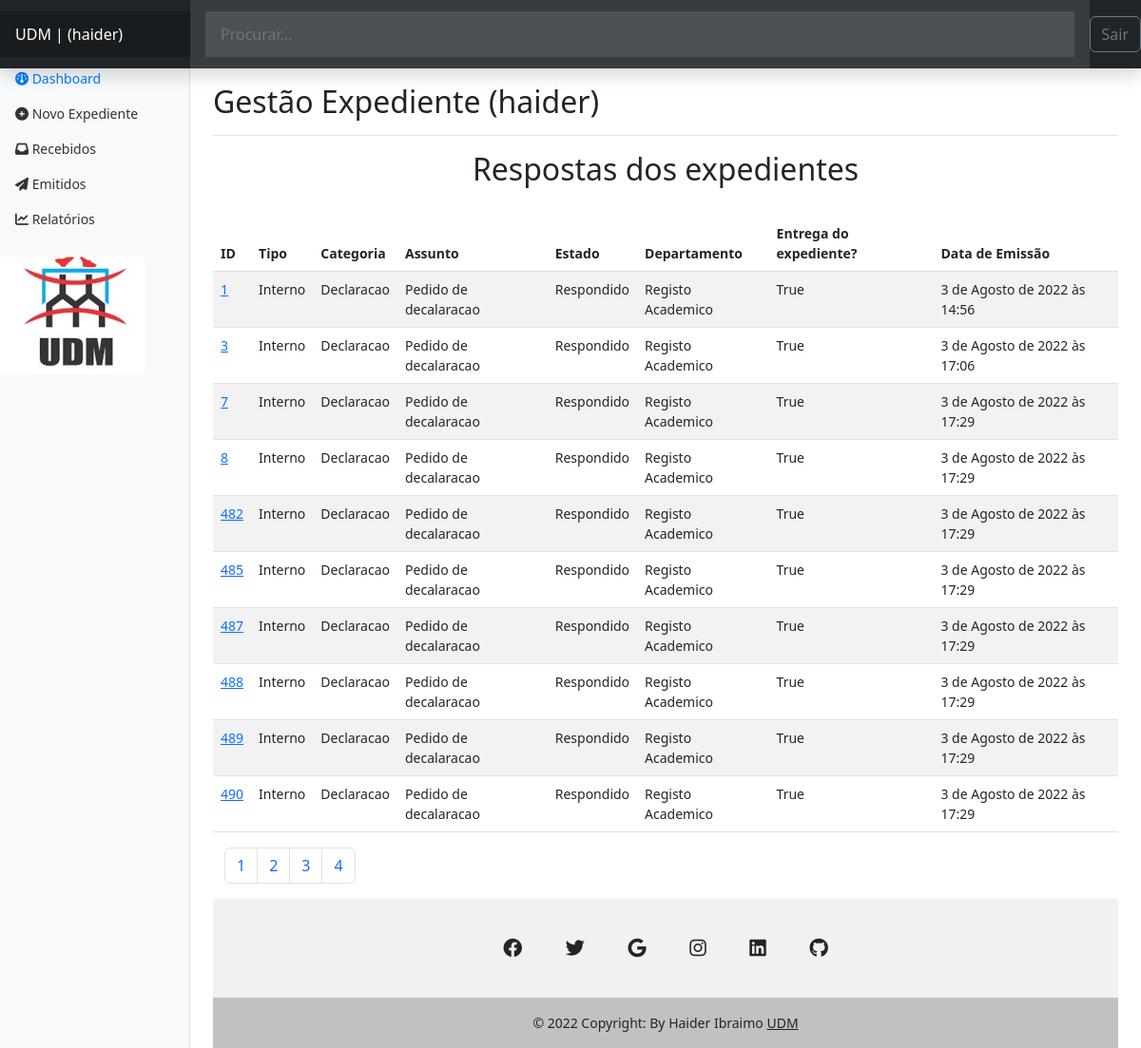
The app's page /authors/dashbord/expedient/recebidos (signed in) with its own data.
### expedient/models.py (models this page shows, shortened)
class Expedient(models.Model):
    numero_Ex = models.IntegerField()
    tipo = models.CharField(max_length=50)
    departamento = models.CharField(max_length=100)
    categoria = models.CharField(max_length=100)
    assunto = models.CharField(max_length=150, null=False, )
    prioridade = models.CharField(max_length=20)
    confidencial = models.BooleanField(default=False)
    descricao = models.TextField(null=True, )
    estado = models.CharField(max_length=20)
    anexo = models.FileField(
        upload_to='expedient/uploads/%Y/%m/%d/', null=True,)
    data_emissao = models.DateTimeField(auto_now_add=True)
    data_recepcao = models.DateTimeField(auto_now=True)
    recebido = models.BooleanField(default=False)
    slug = models.SlugField()
    departamento = models.ForeignKey(
        Departamento, on_delete=models.SET_NULL, null=True, default=None)
    usuario = models.ForeignKey(User, on_delete=models.SET_NULL, null=True)

class Departamento(models.Model):
    nome = models.CharField(max_length=65)
    def __str__(self):
        return self.nome

### authors/views.py (the view)
# urls.py: path('dashbord/expedient/recebidos', views.dashbord_expedient_recebidos,
@login_required(login_url='authors:login', redirect_field_name='next')
def dashbord_expedient_recebidos(request):
    expedients = Expedient.objects.filter(recebido=True, estado='Respondido',
                                          usuario=request.user,
                                          )
    funcionario = Funcionario.objects.filter(author=request.user).first()
    page_obj, pagination_range = make_pagination(
        request, expedients, PER_PAGE)
    return render(request,
                  'authors/pages/dashbord_recebidos.html', context={
                      'expedients': page_obj,
                      'pagination_range': pagination_range,
                      'funcionario': funcionario,
                  }
                  )

### utils/expedient/pagination.py (called while the page is built)
def make_pagination(request, queryset, per_page, qty_pages=4):
    try:
        current_page = int(request.GET.get('page', 1))
    except ValueError:
        current_page = 1
    paginator = Paginator(queryset, per_page)
    page_obj = paginator.get_page(current_page)
    pagination_range = make_pagination_range(
        paginator.page_range,
        qty_pages,
        current_page
    )
    return page_obj, pagination_range

### authors/templates/authors/pages/dashbord_recebidos.html (shortened to what this page needs)
{% extends 'global/base.html' %}
{% block content %}
<h2 align="center">Respostas dos expedientes</h2>
<br>
  <table class="table table-striped table-hover">
    <thead>
     <tr>
        <th>ID </th>
        <th>Tipo</th>
        <th>Categoria</th>
        <th>Assunto</th>
        <th>Estado</th>
        <th>Departamento</th>
        <th>Entrega do expediente?</th>
        <th>Data de Emissão</th>
     </tr>
      </thead>
    {% for expedient in expedients %}
    <tr>
        <td> <a href="{% url 'authors:dashbord_expedient_detail' expedient.id %}">{{ expedient.id }}</a> </td>
        <td>{{ expedient.tipo }}</td>
        <td>{{ expedient.categoria }}</td>
        <td>{{ expedient.assunto }}</td>
        <td>{{ expedient.estado }}</td>
        <td>{{ expedient.departamento }}</td>
        <td>{{ expedient.recebido }}</td>
        <td>{{ expedient.data_emissao }}</td>
     </tr>
    {% empty %}
        <p style="color:red">Não tens nenhum expediente respondido, aguarde.</p>
    {% endfor %}
</table>
{% endblock content %}

### expedient/templates/expedient/partials/header.html (shortened to what this page needs)
{% if request.user.is_authenticated %}
<header class="navbar navbar-dark sticky-top bg-dark flex-md-nowrap p-0 shadow">
    <a class="navbar-brand col-md-3 col-lg-2 me-0 px-3 fs-6" href="{% url 'authors:dashbord' %}">UDM  | ({{ request.user.username }}) </a>
    <form action="{% url 'authors:search' %}" method="get" class="form-control form-control-dark w-100 rounded-0 border-0">
    <input class="form-control form-control-dark w-100 rounded-0 border-0" type="text" placeholder="Procurar..." name="search"  aria-label="Search" value="{{ search_term }}">
    </form>
    <div class="navbar-nav">
      <div class="nav-item text-nowrap">
        <form action="{% url 'authors:logout' %}" method="POST">
          <button class="btn btn-outline-secondary" type="submit"> Sair</button>
      </form>
      </div>
    </div>
  </header>
  <div class="container-fluid">
    <div class="row">
      <nav id="sidebarMenu" class="col-md-3 col-lg-2 d-md-block bg-light sidebar collapse">
        <div class="position-sticky pt-3 sidebar-sticky">
          <ul class="nav flex-column">
            <li class="nav-item">
              <a class="nav-link active" aria-current="page" href="{% url 'authors:dashbord' %}">
                <i class="fa-solid fa-gauge"></i>
                Dashboard
              </a>
            </li>
            <li class="nav-item">
              <a class="nav-link" href="{% url 'authors:dashbord_expedient_new' %}">
               <i class="fa-sharp fa-solid fa-circle-plus"></i>
              Novo Expediente
              </a>
            </li>
            <li class="nav-item">
              <a class="nav-link" href="{% url 'authors:dashbord_expedient_recebidos' %}">
                <i class="fa-sharp fa-solid fa-inbox"></i>
                Recebidos
              </a>
            </li>
            <li class="nav-item">
              <a class="nav-link" href="{% url 'authors:dashbord_expedient_emitidos' %}">
                <i class="fa-sharp fa-solid fa-paper-plane"></i>
                Emitidos
              </a>
            </li>
            <li class="nav-item">
              <a class="nav-link" href="#">
                <i class="fa-sharp fa-solid fa-chart-line"></i>
                Relatórios
              </a>
            </li>
          </ul>
  <br>
  <marquee>
  <img  src="../../../media/expedient/images/udm.jpg " alt="" ></marquee>
        </div>
      </nav>
      <main class="col-md-9 ms-sm-auto col-lg-10 px-md-4">
        <div class="d-flex justify-content-between flex-wrap flex-md-nowrap align-items-center pt-3 pb-2 mb-3 border-bottom">
          <h1 class="h2">Gestão Expediente ({{request.user.username}}) </h1>
        </div>
{% endif %}

### base_static/expedient/css/dashboard.css (style rules this page uses)
body { font-size: .875rem; }
.sidebar { position: fixed; top: 0; bottom: 0; left: 0; z-index: 100; padding: 0; box-shadow: inset -1px 0 0 rgba(0, 0, 0, .1); }
.sidebar-sticky { position: -webkit-sticky; position: sticky; top: 48px; height: calc(100vh - 48px); padding-top: .5rem; overflow-x: hidden; overflow-y: auto; }
.sidebar .nav-link { font-weight: 500; color: #333; }
.sidebar .nav-link.active { color: #007bff; }
.navbar-brand { padding-top: .75rem; padding-bottom: .75rem; font-size: 1rem; background-color: rgba(0, 0, 0, .25); box-shadow: inset -1px 0 0 rgba(0, 0, 0, .25); }
.navbar .form-control { padding: .75rem 1rem; border-width: 0; border-radius: 0; }
.form-control-dark { color: #fff; background-color: rgba(255, 255, 255, .1); border-color: rgba(255, 255, 255, .1); }
.border-bottom { border-bottom: 1px solid #e5e5e5; }

### records on screen
Expedient: id "1", tipo "Interno", categoria "Declaracao", assunto "Pedido de decalaracao", estado "Respondido", departamento "Registo Academico", recebido "True", data_emissao "3 de Agosto de 2022 às 14:56"
Expedient: id "3", tipo "Interno", categoria "Declaracao", assunto "Pedido de decalaracao", estado "Respondido", departamento "Registo Academico", recebido "True", data_emissao "3 de Agosto de 2022 às 17:06"
Expedient: id "7", tipo "Interno", categoria "Declaracao", assunto "Pedido de decalaracao", estado "Respondido", departamento "Registo Academico", recebido "True", data_emissao "3 de Agosto de 2022 às 17:29"
Expedient: id "8", tipo "Interno", categoria "Declaracao", assunto "Pedido de decalaracao", estado "Respondido", departamento "Registo Academico", recebido "True", data_emissao "3 de Agosto de 2022 às 17:29"
Expedient: id "482", tipo "Interno", categoria "Declaracao", assunto "Pedido de decalaracao", estado "Respondido", departamento "Registo Academico", recebido "True", data_emissao "3 de Agosto de 2022 às 17:29"
Expedient: id "485", tipo "Interno", categoria "Declaracao", assunto "Pedido de decalaracao", estado "Respondido", departamento "Registo Academico", recebido "True", data_emissao "3 de Agosto de 2022 às 17:29"
Expedient: id "487", tipo "Interno", categoria "Declaracao", assunto "Pedido de decalaracao", estado "Respondido", departamento "Registo Academico", recebido "True", data_emissao "3 de Agosto de 2022 às 17:29"
Expedient: id "488", tipo "Interno", categoria "Declaracao", assunto "Pedido de decalaracao", estado "Respondido", departamento "Registo Academico", recebido "True", data_emissao "3 de Agosto de 2022 às 17:29"
Expedient: id "489", tipo "Interno", categoria "Declaracao", assunto "Pedido de decalaracao", estado "Respondido", departamento "Registo Academico", recebido "True", data_emissao "3 de Agosto de 2022 às 17:29"
Expedient: id "490", tipo "Interno", categoria "Declaracao", assunto "Pedido de decalaracao", estado "Respondido", departamento "Registo Academico", recebido "True", data_emissao "3 de Agosto de 2022 às 17:29"

### other values on screen
{{ request.user.username }} "haider"
{{ page }} "1"
{{ page }} "2" "3" "4"
